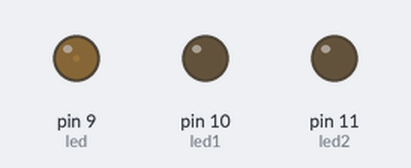
The sketch below on a simulated Arduino Uno, built with avr-gcc and run on an emulated ATmega328P. On the bench: output pins drawn as LEDs (lit = HIGH).

Above: at 0.1 s.
At 1.0 s:
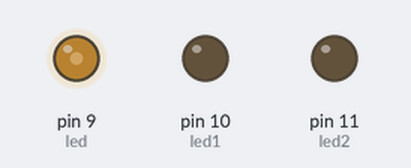
At 1.9 s:
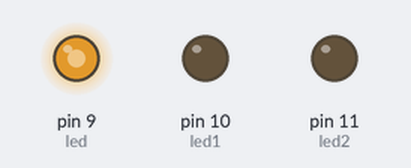
At 4.0 s:
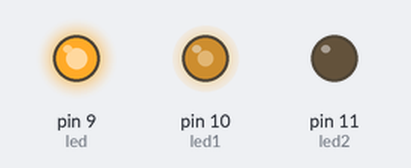
At 5.8 s:
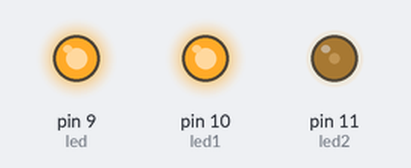
At 7.7 s:
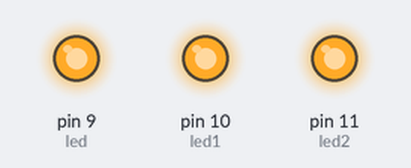
Timing chart, 0 to 9.2 s (numbered marks = the images above):
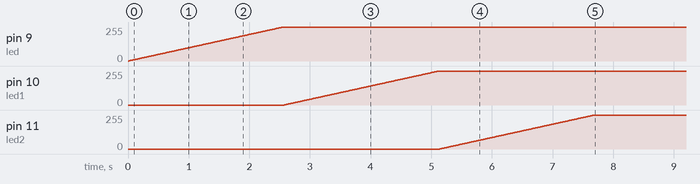

The sketch:

A2_for_15.ino
```cpp
int led = 9;
int led1 = 10;
int led2 = 11;
void setup()
{
  pinMode(led, OUTPUT);
  pinMode(led1, OUTPUT);
  pinMode(led2, OUTPUT);
  for (int i = 0; i <= 255; i++)
  {
    analogWrite(led, i);
    delay(5);
    analogWrite(led, i);
    delay(5);
  }
  for (int i = 0; i <= 255; i++)
  {
    analogWrite(led1, i);
    delay(5);
    analogWrite(led1, i);
    delay(5);
  }
  for (int i = 0; i <= 255; i++)
  {
    analogWrite(led2, i);
    delay(5);
    analogWrite(led2, i);
    delay(5);
  }
}
void loop()
{

}
```
